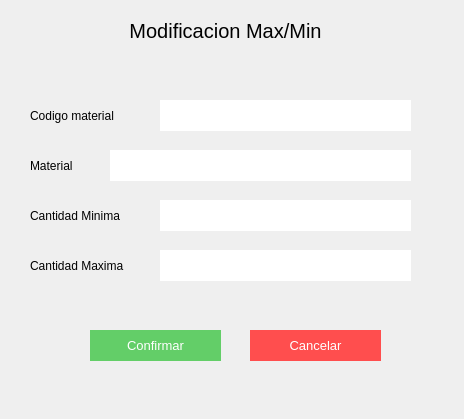
<?xml version="1.0" encoding="UTF-8"?>
<ui version="4.0">
 <class>Form</class>
 <widget class="QWidget" name="Form">
  <property name="geometry">
   <rect>
    <x>0</x>
    <y>0</y>
    <width>464</width>
    <height>419</height>
   </rect>
  </property>
  <property name="windowTitle">
   <string>Form</string>
  </property>
  <widget class="QLabel" name="label_2">
   <property name="geometry">
    <rect>
     <x>-190</x>
     <y>10</y>
     <width>831</width>
     <height>41</height>
    </rect>
   </property>
   <property name="styleSheet">
    <string notr="true">font-size:20px;
</string>
   </property>
   <property name="text">
    <string>Modificacion Max/Min</string>
   </property>
   <property name="alignment">
    <set>Qt::AlignCenter</set>
   </property>
  </widget>
  <widget class="QLineEdit" name="he_input_2">
   <property name="geometry">
    <rect>
     <x>110</x>
     <y>150</y>
     <width>301</width>
     <height>31</height>
    </rect>
   </property>
   <property name="styleSheet">
    <string notr="true">border:none;
background-color: rgb(255, 255, 255);
font: 11pt &quot;MS Shell Dlg 2&quot;;</string>
   </property>
   <property name="text">
    <string/>
   </property>
  </widget>
  <widget class="QLabel" name="label_5">
   <property name="geometry">
    <rect>
     <x>30</x>
     <y>200</y>
     <width>111</width>
     <height>31</height>
    </rect>
   </property>
   <property name="styleSheet">
    <string notr="true">font: 11pt &quot;MS Shell Dlg 2&quot;;
text-align:center;</string>
   </property>
   <property name="text">
    <string>Cantidad Minima</string>
   </property>
  </widget>
  <widget class="QLineEdit" name="he_input_4">
   <property name="geometry">
    <rect>
     <x>160</x>
     <y>250</y>
     <width>251</width>
     <height>31</height>
    </rect>
   </property>
   <property name="styleSheet">
    <string notr="true">border:none;
background-color: rgb(255, 255, 255);
font: 11pt &quot;MS Shell Dlg 2&quot;;</string>
   </property>
   <property name="text">
    <string/>
   </property>
  </widget>
  <widget class="QLabel" name="label_6">
   <property name="geometry">
    <rect>
     <x>30</x>
     <y>250</y>
     <width>111</width>
     <height>31</height>
    </rect>
   </property>
   <property name="styleSheet">
    <string notr="true">font: 11pt &quot;MS Shell Dlg 2&quot;;
text-align:center;</string>
   </property>
   <property name="text">
    <string>Cantidad Maxima</string>
   </property>
  </widget>
  <widget class="QLabel" name="label_4">
   <property name="geometry">
    <rect>
     <x>30</x>
     <y>150</y>
     <width>71</width>
     <height>31</height>
    </rect>
   </property>
   <property name="styleSheet">
    <string notr="true">font: 11pt &quot;MS Shell Dlg 2&quot;;
text-align:center;</string>
   </property>
   <property name="text">
    <string>Material</string>
   </property>
  </widget>
  <widget class="QLineEdit" name="he_input_1">
   <property name="geometry">
    <rect>
     <x>160</x>
     <y>100</y>
     <width>251</width>
     <height>31</height>
    </rect>
   </property>
   <property name="styleSheet">
    <string notr="true">border:none;
background-color: rgb(255, 255, 255);
font: 11pt &quot;MS Shell Dlg 2&quot;;</string>
   </property>
   <property name="text">
    <string/>
   </property>
  </widget>
  <widget class="QLabel" name="label">
   <property name="geometry">
    <rect>
     <x>30</x>
     <y>100</y>
     <width>101</width>
     <height>31</height>
    </rect>
   </property>
   <property name="styleSheet">
    <string notr="true">font: 11pt &quot;MS Shell Dlg 2&quot;;
text-align:center;</string>
   </property>
   <property name="text">
    <string>Codigo material</string>
   </property>
  </widget>
  <widget class="QLineEdit" name="he_input_3">
   <property name="geometry">
    <rect>
     <x>160</x>
     <y>200</y>
     <width>251</width>
     <height>31</height>
    </rect>
   </property>
   <property name="styleSheet">
    <string notr="true">border:none;
background-color: rgb(255, 255, 255);
font: 11pt &quot;MS Shell Dlg 2&quot;;</string>
   </property>
   <property name="text">
    <string/>
   </property>
  </widget>
  <widget class="QPushButton" name="he_btn_confirmar">
   <property name="geometry">
    <rect>
     <x>90</x>
     <y>330</y>
     <width>131</width>
     <height>31</height>
    </rect>
   </property>
   <property name="styleSheet">
    <string notr="true">background-color: rgb(99, 206, 104);
color:white;
font-size:10pt;
border:none;</string>
   </property>
   <property name="text">
    <string>Confirmar</string>
   </property>
  </widget>
  <widget class="QPushButton" name="he_btn_cancelar">
   <property name="geometry">
    <rect>
     <x>250</x>
     <y>330</y>
     <width>131</width>
     <height>31</height>
    </rect>
   </property>
   <property name="styleSheet">
    <string notr="true">color:white;
font-size:10pt;
border:none;
background-color:#ff4e4e;</string>
   </property>
   <property name="text">
    <string>Cancelar</string>
   </property>
  </widget>
 </widget>
 <resources/>
 <connections/>
</ui>
